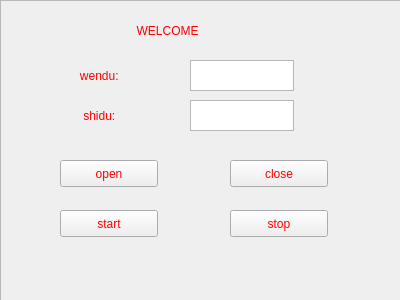
<?xml version="1.0" encoding="UTF-8"?>
<ui version="4.0">
 <class>Widget</class>
 <widget class="QWidget" name="Widget">
  <property name="geometry">
   <rect>
    <x>0</x>
    <y>0</y>
    <width>400</width>
    <height>300</height>
   </rect>
  </property>
  <property name="windowTitle">
   <string>Widget</string>
  </property>
  <widget class="QFrame" name="frame">
   <property name="geometry">
    <rect>
     <x>0</x>
     <y>0</y>
     <width>401</width>
     <height>301</height>
    </rect>
   </property>
   <property name="autoFillBackground">
    <bool>false</bool>
   </property>
   <property name="styleSheet">
    <string notr="true">
</string>
   </property>
   <property name="frameShape">
    <enum>QFrame::StyledPanel</enum>
   </property>
   <property name="frameShadow">
    <enum>QFrame::Raised</enum>
   </property>
   <widget class="QPushButton" name="pushButton">
    <property name="geometry">
     <rect>
      <x>60</x>
      <y>160</y>
      <width>98</width>
      <height>27</height>
     </rect>
    </property>
    <property name="styleSheet">
     <string notr="true">font: 75 italic 14pt &quot;Ubuntu&quot;;
color: rgb(255, 0, 0);</string>
    </property>
    <property name="text">
     <string>open</string>
    </property>
   </widget>
   <widget class="QPushButton" name="pushButton_2">
    <property name="geometry">
     <rect>
      <x>230</x>
      <y>160</y>
      <width>98</width>
      <height>27</height>
     </rect>
    </property>
    <property name="autoFillBackground">
     <bool>false</bool>
    </property>
    <property name="styleSheet">
     <string notr="true">font: 75 italic 14pt &quot;Ubuntu&quot;;
color: rgb(255, 0, 0);</string>
    </property>
    <property name="text">
     <string>close</string>
    </property>
   </widget>
   <widget class="QLabel" name="label">
    <property name="geometry">
     <rect>
      <x>70</x>
      <y>60</y>
      <width>81</width>
      <height>31</height>
     </rect>
    </property>
    <property name="styleSheet">
     <string notr="true">font: 75 italic 14pt &quot;Ubuntu&quot;;
color: rgb(255, 0, 0);

</string>
    </property>
    <property name="text">
     <string>   wendu:</string>
    </property>
   </widget>
   <widget class="QLabel" name="label_2">
    <property name="geometry">
     <rect>
      <x>70</x>
      <y>100</y>
      <width>81</width>
      <height>31</height>
     </rect>
    </property>
    <property name="styleSheet">
     <string notr="true">color: rgb(255, 0, 0);
font: 75 italic 11pt &quot;Ubuntu&quot;;
font: 75 italic 14pt &quot;Ubuntu&quot;;</string>
    </property>
    <property name="text">
     <string>    shidu:</string>
    </property>
   </widget>
   <widget class="QTextEdit" name="textEdit">
    <property name="geometry">
     <rect>
      <x>190</x>
      <y>60</y>
      <width>104</width>
      <height>31</height>
     </rect>
    </property>
   </widget>
   <widget class="QTextEdit" name="textEdit_2">
    <property name="geometry">
     <rect>
      <x>190</x>
      <y>100</y>
      <width>104</width>
      <height>31</height>
     </rect>
    </property>
   </widget>
   <widget class="QPushButton" name="startthread_button">
    <property name="geometry">
     <rect>
      <x>60</x>
      <y>210</y>
      <width>98</width>
      <height>27</height>
     </rect>
    </property>
    <property name="styleSheet">
     <string notr="true">font: 75 italic 14pt &quot;Ubuntu&quot;;
color: rgb(255, 0, 0);</string>
    </property>
    <property name="text">
     <string>start</string>
    </property>
   </widget>
   <widget class="QPushButton" name="stopthread_button">
    <property name="geometry">
     <rect>
      <x>230</x>
      <y>210</y>
      <width>98</width>
      <height>27</height>
     </rect>
    </property>
    <property name="styleSheet">
     <string notr="true">font: 75 italic 14pt &quot;Ubuntu&quot;;
color: rgb(255, 0, 0);</string>
    </property>
    <property name="text">
     <string>stop</string>
    </property>
   </widget>
   <widget class="QLabel" name="label_3">
    <property name="geometry">
     <rect>
      <x>110</x>
      <y>10</y>
      <width>181</width>
      <height>41</height>
     </rect>
    </property>
    <property name="styleSheet">
     <string notr="true">color: rgb(255, 0, 0);
font: 75 11pt &quot;Ubuntu&quot;;
font: 75 italic 16pt &quot;Ubuntu&quot;;</string>
    </property>
    <property name="text">
     <string>        WELCOME</string>
    </property>
   </widget>
   <zorder>label</zorder>
   <zorder>pushButton_2</zorder>
   <zorder>pushButton</zorder>
   <zorder>label_2</zorder>
   <zorder>textEdit</zorder>
   <zorder>textEdit_2</zorder>
   <zorder>startthread_button</zorder>
   <zorder>stopthread_button</zorder>
   <zorder>label_3</zorder>
  </widget>
 </widget>
 <layoutdefault spacing="6" margin="11"/>
 <resources/>
 <connections/>
</ui>
